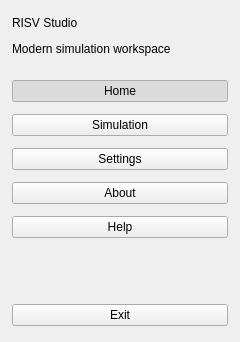
       <widget class="QFrame" name="m_navigation_frame">
        <property name="minimumSize">
         <size>
          <width>240</width>
          <height>0</height>
         </size>
        </property>
        <property name="maximumSize">
         <size>
          <width>260</width>
          <height>16777215</height>
         </size>
        </property>
        <property name="frameShape">
         <enum>QFrame::NoFrame</enum>
        </property>
        <layout class="QVBoxLayout" name="verticalLayout_nav">
         <property name="spacing">
          <number>12</number>
         </property>
         <property name="leftMargin">
          <number>12</number>
         </property>
         <property name="topMargin">
          <number>16</number>
         </property>
         <property name="rightMargin">
          <number>12</number>
         </property>
         <property name="bottomMargin">
          <number>16</number>
         </property>
         <item>
          <widget class="QLabel" name="m_nav_title">
           <property name="text">
            <string>RISV Studio</string>
           </property>
          </widget>
         </item>
         <item>
          <widget class="QLabel" name="m_nav_subtitle">
           <property name="text">
            <string>Modern simulation workspace</string>
           </property>
           <property name="wordWrap">
            <bool>true</bool>
           </property>
          </widget>
         </item>
         <item>
          <spacer name="verticalSpacer_nav_header">
           <property name="orientation">
            <enum>Qt::Vertical</enum>
           </property>
           <property name="sizeType">
            <enum>QSizePolicy::Fixed</enum>
           </property>
           <property name="sizeHint">
            <size>
             <width>20</width>
             <height>12</height>
            </size>
           </property>
          </spacer>
         </item>
         <item>
          <widget class="QPushButton" name="m_nav_home_button">
           <property name="text">
            <string>Home</string>
           </property>
           <property name="checkable">
            <bool>true</bool>
           </property>
           <property name="checked">
            <bool>true</bool>
           </property>
          </widget>
         </item>
         <item>
          <widget class="QPushButton" name="m_nav_simulation_button">
           <property name="text">
            <string>Simulation</string>
           </property>
           <property name="checkable">
            <bool>true</bool>
           </property>
          </widget>
         </item>
         <item>
          <widget class="QPushButton" name="m_nav_settings_button">
           <property name="text">
            <string>Settings</string>
           </property>
           <property name="checkable">
            <bool>true</bool>
           </property>
          </widget>
         </item>
         <item>
          <widget class="QPushButton" name="m_nav_about_button">
           <property name="text">
            <string>About</string>
           </property>
           <property name="checkable">
            <bool>true</bool>
           </property>
          </widget>
         </item>
         <item>
          <widget class="QPushButton" name="m_nav_help_button">
           <property name="text">
            <string>Help</string>
           </property>
           <property name="checkable">
            <bool>true</bool>
           </property>
          </widget>
         </item>
         <item>
          <spacer name="verticalSpacer_nav">
           <property name="orientation">
            <enum>Qt::Vertical</enum>
           </property>
           <property name="sizeHint">
            <size>
             <width>20</width>
             <height>40</height>
            </size>
           </property>
          </spacer>
         </item>
         <item>
          <widget class="QPushButton" name="m_nav_exit_button">
           <property name="text">
            <string>Exit</string>
           </property>
          </widget>
         </item>
        </layout>
       </widget>
